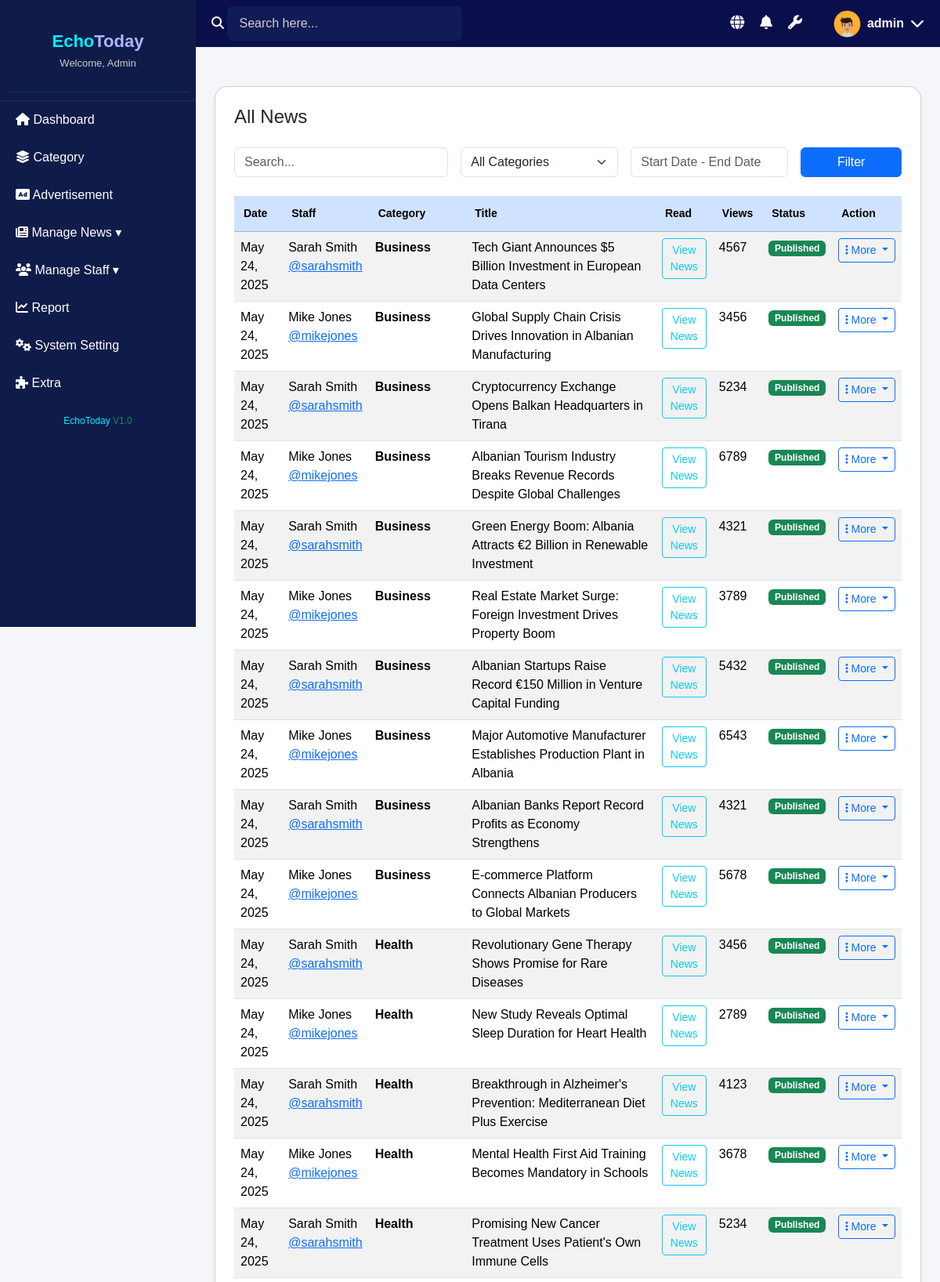
The page /admin/manage_articles.php (upper part) on the database its author committed.
### tables this page shows
CREATE TABLE `articles` (
  `id` int(11) NOT NULL,
  `title` varchar(255) NOT NULL,
  `slug` varchar(255) NOT NULL,
  `content` longtext NOT NULL,
  `excerpt` text DEFAULT NULL,
  `featured_image` varchar(255) DEFAULT NULL,
  `author_id` int(11) NOT NULL,
  `category_id` int(11) NOT NULL,
  `status` enum('draft','pending_review','published','rejected') DEFAULT 'draft',
  `is_featured` tinyint(1) DEFAULT 0,
  `trending` tinyint(1) DEFAULT 0,
  `youtube_link` varchar(255) DEFAULT NULL,
  `has_video` tinyint(1) DEFAULT 0,
  `view_count` int(11) DEFAULT 0,
  `published_at` timestamp NULL DEFAULT NULL,
  `created_at` timestamp NOT NULL DEFAULT current_timestamp(),
  `updated_at` timestamp NOT NULL DEFAULT current_timestamp() ON UPDATE current_timestamp(),
  `tags` varchar(255) DEFAULT NULL
);

CREATE TABLE `users` (
  `id` int(11) NOT NULL,
  `username` varchar(50) NOT NULL,
  `password` varchar(255) NOT NULL,
  `email` varchar(100) NOT NULL,
  `role` enum('admin','journalist') NOT NULL,
  `first_name` varchar(50) NOT NULL,
  `last_name` varchar(50) NOT NULL,
  `bio` text DEFAULT NULL,
  `profile_image` varchar(255) DEFAULT NULL,
  `status` enum('active','inactive') DEFAULT 'active',
  `created_at` timestamp NOT NULL DEFAULT current_timestamp(),
  `updated_at` timestamp NOT NULL DEFAULT current_timestamp() ON UPDATE current_timestamp()
);

CREATE TABLE `categories` (
  `id` int(11) NOT NULL,
  `name` varchar(50) NOT NULL,
  `slug` varchar(50) NOT NULL,
  `description` text DEFAULT NULL,
  `is_active` tinyint(1) DEFAULT 1,
  `display_order` int(11) DEFAULT 0,
  `created_at` timestamp NOT NULL DEFAULT current_timestamp(),
  `updated_at` timestamp NOT NULL DEFAULT current_timestamp() ON UPDATE current_timestamp()
);

### admin/manage_articles.php (the view, shortened to what this page needs)
<?php
include('../includes/db_connection.php');
$status = $_GET['status'] ?? 'all';
$query = "
SELECT a.*,
       u.first_name, u.last_name, u.username,
       c.name AS category_name
FROM articles a
LEFT JOIN users u ON a.author_id = u.id
LEFT JOIN categories c ON a.category_id = c.id
WHERE 1 = 1
";
$search = $_GET['search'] ?? '';
$date = $_GET['date'] ?? '';
$query .= " ORDER BY a.created_at DESC";
$result = mysqli_query($conn, $query);
$pageTitles = [
    'all' => 'All News',
    'pending' => 'Pending News',
    'published' => 'Approved News',
    'rejected' => 'Rejected News',
    'live' => 'Live News'
];
?>
<!DOCTYPE html>
<html lang="en">
<head>
  <link rel="stylesheet" href="https://cdn.jsdelivr.net/npm/bootstrap@5.3.2/dist/css/bootstrap.min.css">
  <link rel="stylesheet" href="css/admin_style.css">
  <link rel="stylesheet" href="https://cdnjs.cloudflare.com/ajax/libs/font-awesome/6.0.0-beta3/css/all.min.css">
</head>
<body>
<?php include('admin_header.php'); ?>
<?php include('admin_sidebar.php'); ?>
<div class="main-content px-4">
  <div class="card p-4 shadow-sm bg-white rounded-4">
    <div class="d-flex justify-content-between align-items-center mb-4">
      <h4 class="mb-0"><?= $pageTitles[$status] ?? 'All News' ?></h4>
    </div>
    <form method="GET" class="row g-3 align-items-end mb-4">
      <div class="col-md-4">
        <input type="text" name="search" class="form-control" placeholder="Search..." value="<?= htmlspecialchars($search ?? '') ?>">
      </div>
      <div class="col-md-3">
        <select name="category" class="form-select">
          <option value="">All Categories</option>
        </select>
      </div>
      <div class="col-md-3">
        <input type="text" name="date" class="form-control" placeholder="Start Date - End Date" value="<?= htmlspecialchars($date ?? '') ?>">
      </div>
      <div class="col-md-2">
        <button type="submit" class="btn btn-primary w-100">Filter</button>
      </div>
    </form>
    <table class="table table-striped custom-news-table">
      <thead class="table-primary">
        <tr>
          <th>Date</th>
          <th>Staff</th>
          <th>Category</th>
          <th>Title</th>
          <th>Read</th>
          <th>Views</th>
          <th>Status</th>
          <th>Action</th>
        </tr>
      </thead>
      <tbody>
        <?php while ($row = mysqli_fetch_assoc($result)) : ?>
          <tr>
            <td><?= date("M d, Y", strtotime($row['created_at'])) ?></td>
            <td>
              <?php if ($row['first_name']): ?>
                <?= $row['first_name'] . ' ' . $row['last_name'] ?><br>
                <a href="#">@<?= htmlspecialchars($row['username']) ?></a>
              <?php else: ?>
                N/A
              <?php endif; ?>
            </td>
            <td><strong><?= htmlspecialchars($row['category_name']) ?></strong></td>
            <td><?= htmlspecialchars($row['title']) ?></td>
            <td><a href="edit_article.php?id=<?= $row['id'] ?>" class="btn btn-sm btn-outline-info">View News</a></td>
            <td><?= $row['view_count'] ?></td>
            <td>
              <?php
                $statusLabel = $row['status'] ?? 'pending';
                $badgeColor = $statusLabel === 'published' ? 'success' : ($statusLabel === 'rejected' ? 'danger' : 'warning');
              ?>
              <span class="badge bg-<?= $badgeColor ?>"><?= ucfirst($statusLabel) ?></span>
            </td>
            <td>
              <div class="dropdown">
                <button class="btn btn-outline-primary dropdown-toggle btn-sm" type="button" data-bs-toggle="dropdown" aria-expanded="false">
                  <i class="fas fa-ellipsis-v"></i> More
                </button>
              </div>
            </td>
          </tr>
        <?php endwhile; ?>
      </tbody>
    </table>
  </div>
</div>
</body>
</html>

### admin/css/admin_style.css (style rules this page uses)
body { margin: 0; font-family: Arial, sans-serif; background: #f5f6fa; }
.main-content { margin-left: 250px; padding-top: 80px; padding: 20px; min-height: 100vh; background-color: #f5f6fa; }
.main-content { margin-left: 250px; padding: 50px; background-color: #f5f6fa; min-height: 100vh; }

### admin/manage_articles.php (style rules this page uses)
.custom-news-table thead { background-color: #0f1c49; color: white; font-size: 14px; }
.custom-news-table th { padding: 12px; font-weight: bold; }
.main-content { margin-left: 250px; margin-top: 60px; padding: 30px; background-color: #f8f9fa; min-height: 100vh; }

### rows shown on the page
articles: created_at "May 24, 2025", author.first_name "Sarah", author.last_name "Smith", author.username "sarahsmith", category.name "Business", title "Tech Giant Announces $5 Billion Investment in European Data Centers", view_count "4567", status "Published"
articles: created_at "May 24, 2025", author.first_name "Mike", author.last_name "Jones", author.username "mikejones", category.name "Business", title "Global Supply Chain Crisis Drives Innovation in Albanian Manufacturing", view_count "3456", status "Published"
articles: created_at "May 24, 2025", author.first_name "Sarah", author.last_name "Smith", author.username "sarahsmith", category.name "Business", title "Cryptocurrency Exchange Opens Balkan Headquarters in Tirana", view_count "5234", status "Published"
articles: created_at "May 24, 2025", author.first_name "Mike", author.last_name "Jones", author.username "mikejones", category.name "Business", title "Albanian Tourism Industry Breaks Revenue Records Despite Global Challenges", view_count "6789", status "Published"
articles: created_at "May 24, 2025", author.first_name "Sarah", author.last_name "Smith", author.username "sarahsmith", category.name "Business", title "Green Energy Boom: Albania Attracts €2 Billion in Renewable Investment", view_count "4321", status "Published"
articles: created_at "May 24, 2025", author.first_name "Mike", author.last_name "Jones", author.username "mikejones", category.name "Business", title "Real Estate Market Surge: Foreign Investment Drives Property Boom", view_count "3789", status "Published"
articles: created_at "May 24, 2025", author.first_name "Sarah", author.last_name "Smith", author.username "sarahsmith", category.name "Business", title "Albanian Startups Raise Record €150 Million in Venture Capital Funding", view_count "5432", status "Published"
articles: created_at "May 24, 2025", author.first_name "Mike", author.last_name "Jones", author.username "mikejones", category.name "Business", title "Major Automotive Manufacturer Establishes Production Plant in Albania", view_count "6543", status "Published"
articles: created_at "May 24, 2025", author.first_name "Sarah", author.last_name "Smith", author.username "sarahsmith", category.name "Business", title "Albanian Banks Report Record Profits as Economy Strengthens", view_count "4321", status "Published"
articles: created_at "May 24, 2025", author.first_name "Mike", author.last_name "Jones", author.username "mikejones", category.name "Business", title "E-commerce Platform Connects Albanian Producers to Global Markets", view_count "5678", status "Published"
articles: created_at "May 24, 2025", author.first_name "Sarah", author.last_name "Smith", author.username "sarahsmith", category.name "Health", title "Revolutionary Gene Therapy Shows Promise for Rare Diseases", view_count "3456", status "Published"
articles: created_at "May 24, 2025", author.first_name "Mike", author.last_name "Jones", author.username "mikejones", category.name "Health", title "New Study Reveals Optimal Sleep Duration for Heart Health", view_count "2789", status "Published"
articles: created_at "May 24, 2025", author.first_name "Sarah", author.last_name "Smith", author.username "sarahsmith", category.name "Health", title "Breakthrough in Alzheimer's Prevention: Mediterranean Diet Plus Exercise", view_count "4123", status "Published"
articles: created_at "May 24, 2025", author.first_name "Mike", author.last_name "Jones", author.username "mikejones", category.name "Health", title "Mental Health First Aid Training Becomes Mandatory in Schools", view_count "3678", status "Published"
articles: created_at "May 24, 2025", author.first_name "Sarah", author.last_name "Smith", author.username "sarahsmith", category.name "Health", title "Promising New Cancer Treatment Uses Patient's Own Immune Cells", view_count "5234", status "Published"

### other values the page prints
$pageTitles[$status] "All News"
